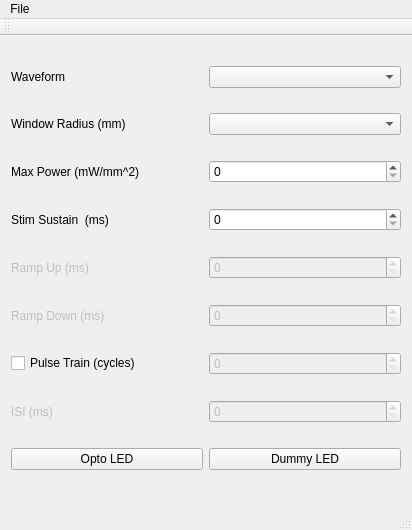
<?xml version="1.0" encoding="UTF-8"?>
<ui version="4.0">
 <class>MainWindow</class>
 <widget class="QMainWindow" name="MainWindow">
  <property name="geometry">
   <rect>
    <x>0</x>
    <y>0</y>
    <width>412</width>
    <height>530</height>
   </rect>
  </property>
  <property name="windowTitle">
   <string>ShrewDriver</string>
  </property>
  <widget class="QWidget" name="centralWidget">
   <layout class="QGridLayout" name="gridLayout">
    <item row="5" column="1">
     <widget class="QSpinBox" name="spSustain">
      <property name="maximum">
       <number>10000</number>
      </property>
     </widget>
    </item>
    <item row="5" column="0">
     <widget class="QLabel" name="lbSustain">
      <property name="text">
       <string>Stim Sustain  (ms)</string>
      </property>
     </widget>
    </item>
    <item row="9" column="1">
     <widget class="QSpinBox" name="spRampDown">
      <property name="enabled">
       <bool>false</bool>
      </property>
      <property name="maximum">
       <number>10000</number>
      </property>
     </widget>
    </item>
    <item row="8" column="1">
     <widget class="QSpinBox" name="spRampUp">
      <property name="enabled">
       <bool>false</bool>
      </property>
      <property name="maximum">
       <number>10000</number>
      </property>
     </widget>
    </item>
    <item row="2" column="1">
     <widget class="QComboBox" name="cbWaveform"/>
    </item>
    <item row="2" column="0">
     <widget class="QLabel" name="lbWaveform">
      <property name="text">
       <string>Waveform</string>
      </property>
     </widget>
    </item>
    <item row="4" column="0">
     <widget class="QLabel" name="lbPower">
      <property name="text">
       <string>Max Power (mW/mm^2)</string>
      </property>
     </widget>
    </item>
    <item row="8" column="0">
     <widget class="QLabel" name="lbRampUp">
      <property name="enabled">
       <bool>false</bool>
      </property>
      <property name="text">
       <string>Ramp Up (ms)</string>
      </property>
     </widget>
    </item>
    <item row="9" column="0">
     <widget class="QLabel" name="lbRampDown">
      <property name="enabled">
       <bool>false</bool>
      </property>
      <property name="text">
       <string>Ramp Down (ms)</string>
      </property>
     </widget>
    </item>
    <item row="13" column="0" colspan="2">
     <layout class="QVBoxLayout" name="wgMPL"/>
    </item>
    <item row="10" column="0">
     <widget class="QCheckBox" name="cbxCycles">
      <property name="enabled">
       <bool>true</bool>
      </property>
      <property name="text">
       <string>Pulse Train (cycles)</string>
      </property>
     </widget>
    </item>
    <item row="10" column="1">
     <widget class="QSpinBox" name="spCycles">
      <property name="enabled">
       <bool>false</bool>
      </property>
      <property name="maximum">
       <number>1000</number>
      </property>
     </widget>
    </item>
    <item row="11" column="1">
     <widget class="QSpinBox" name="spISI">
      <property name="enabled">
       <bool>false</bool>
      </property>
      <property name="maximum">
       <number>10000</number>
      </property>
     </widget>
    </item>
    <item row="11" column="0">
     <widget class="QLabel" name="lbISI">
      <property name="enabled">
       <bool>false</bool>
      </property>
      <property name="text">
       <string>ISI (ms)</string>
      </property>
     </widget>
    </item>
    <item row="12" column="0">
     <widget class="QPushButton" name="btnOpto">
      <property name="text">
       <string>Opto LED</string>
      </property>
     </widget>
    </item>
    <item row="12" column="1">
     <widget class="QPushButton" name="btnDummy">
      <property name="text">
       <string>Dummy LED</string>
      </property>
     </widget>
    </item>
    <item row="3" column="1">
     <widget class="QComboBox" name="cbWindow"/>
    </item>
    <item row="3" column="0">
     <widget class="QLabel" name="lbWindow">
      <property name="text">
       <string>Window Radius (mm)</string>
      </property>
     </widget>
    </item>
    <item row="4" column="1">
     <widget class="QSpinBox" name="spPower"/>
    </item>
   </layout>
  </widget>
  <widget class="QMenuBar" name="menuBar">
   <property name="geometry">
    <rect>
     <x>0</x>
     <y>0</y>
     <width>412</width>
     <height>21</height>
    </rect>
   </property>
   <widget class="QMenu" name="menuFile">
    <property name="title">
     <string>File</string>
    </property>
    <addaction name="actionQuit"/>
   </widget>
   <addaction name="menuFile"/>
  </widget>
  <widget class="QToolBar" name="mainToolBar">
   <attribute name="toolBarArea">
    <enum>TopToolBarArea</enum>
   </attribute>
   <attribute name="toolBarBreak">
    <bool>false</bool>
   </attribute>
  </widget>
  <widget class="QStatusBar" name="statusBar"/>
  <action name="actionQuit">
   <property name="text">
    <string>Quit</string>
   </property>
  </action>
 </widget>
 <layoutdefault spacing="6" margin="11"/>
 <resources/>
 <connections/>
</ui>
